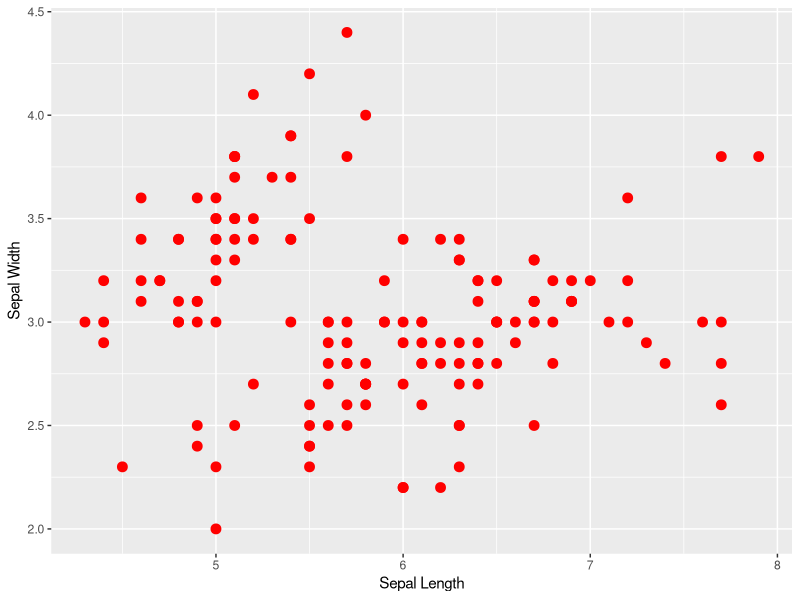

Here is the R script that generated this plot:
#### CONTENTS ####
# The following script works though: 
# 1) R packages
# 2) Basic ggplot examples
# 3) Additional package suggestions
#
#### 1 | R Packages ####
# An R package is a collection of code (functions) designed to perform a
# particular task (or set of tasks). When you download and install R there are
# several "base" packages that are installed with the base version of R, but
# many tasks (e.g. advanced statistics, graphing, data management) require or
# are helped by additional packages that can be downloaded directly in R Studio.
#
# Before a package can be used, it must first be downloaded and then loaded.
# This process can be done from the packages tab in RStudio, or in line with
# the code that follows:

install.packages("tidyverse")   #installs the package "tidyverse"
library(tidyverse)              #loads the package "tidyverse" (which includes
                                #   the "ggplot2" package that will be used
                                #   below)
#
#### 2 | ggplot package ####
data("iris")  #load the example dataset "iris"

ggplot(data=iris,aes(x=Sepal.Length,y=Sepal.Width)) +   #build the (blank) base plot
  geom_point(size=3, color="red") +                     #add points (with specific size and color)
  labs(x="Sepal Length",y="Sepal Width")                #make better x/y axis labels

# ggplot is nearly infinitely flexible. For example, you can also:
#  - add lines with the geom_line function
#  - create bar graphs with the geom_bar (or geom_column) function
#  - add means and error bars with the geom_errorbar function
#  - adjust a variety of graphing parameters with the theme function
# 
# further information on the ggplot2 package can be found here: 
#               https://ggplot2.tidyverse.org/

#### 3 | additional suggested packages ####
install.packages("dplyr", "tidyr") #used for data manipulation, the first helps
#by providing specialized functions for things like summarizing and subsetting
# data sets while the secon adds a way to augment layouts of data using basic 
# functions defined by "tidyverse"

install.packages("R Markdown") # enables better workflow and near seamless transitions
# between data sets and visualiztion 

#There are a near endless number of packages to download and utilize that could 
# come in handy but this collection provides a good start with the primary utilization of 
# R in research. If you are working with time scales, maps, or even trying to analyze high value 
# code chunks, there is a package for it. 